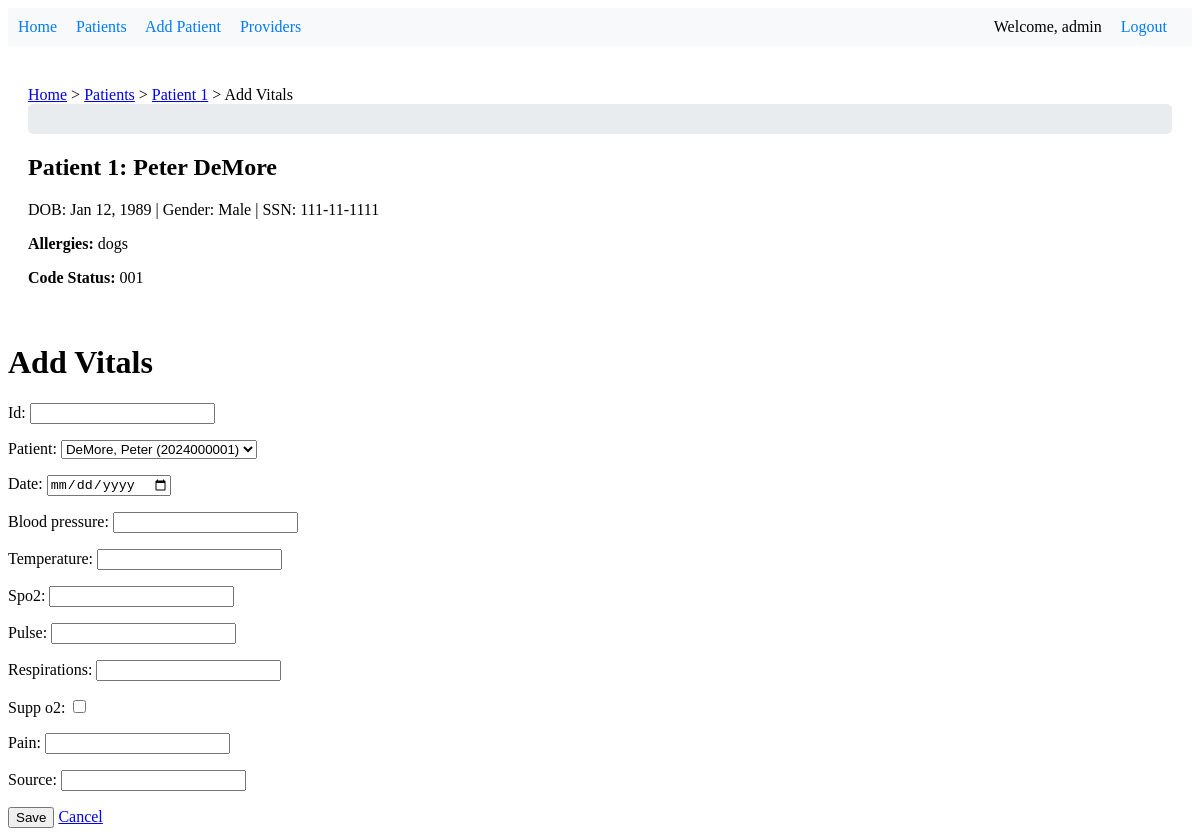
The app's page /patient/1/vitals/add/ (signed in) with its own data.
### patient_records/models.py (models this page shows, shortened)
class Patient(models.Model):
    GENDER_CHOICES = [
        ('M', 'Male'),
        ('F', 'Female'),
        ('O', 'Other'),
    ]
    id = models.AutoField(primary_key=True)
    date = models.DateField()
    allergies = models.TextField(blank=True, null=True)
    code_status = models.CharField(max_length=50, blank=True, null=True)
    poa_name = models.CharField(max_length=100)
    relationship = models.CharField(max_length=50, blank=True, null=True)
    poa_contact = models.CharField(max_length=100)
    veteran = models.BooleanField(default=False)
    veteran_spouse = models.BooleanField(default=False)
    marital_status = models.CharField(max_length=50, blank=True, null=True)
    street_address = models.CharField(max_length=255, blank=True, null=True)
    city = models.CharField(max_length=100, blank=True, null=True)
    state = models.CharField(max_length=100, blank=True, null=True)
    zip = models.CharField(max_length=20, blank=True, null=True)
    patient_phone = models.CharField(max_length=20, blank=True, null=True)
    patient_email = models.EmailField(blank=True, null=True)
    last_updated = models.DateTimeField(auto_now=True)
    modified_by = models.ForeignKey(User, on_delete=models.SET_NULL, null=True, blank=True)
    patient_number = models.CharField(max_length=10, unique=True, editable=False, null=True, blank=True)
    first_name = models.CharField(max_length=50, null=True, blank=True)
    middle_name = models.CharField(max_length=50, blank=True, null=True)
    last_name = models.CharField(max_length=50, null=True, blank=True)
    date_of_birth = models.DateField(null=True, blank=True)
    gender = models.CharField(max_length=1, choices=GENDER_CHOICES, null=True, blank=True)
    ssn = models.CharField(max_length=11, verbose_name="SSN", null=True, blank=True)
    height_cm = models.DecimalField(max_digits=5, decimal_places=2, verbose_name="Height (cm)", null=True, blank=True)
    height_inches = models.DecimalField(max_digits=5, decimal_places=2, verbose_name="Height (inches)", null=True, blank=True)
    def __str__(self):
        if self.first_name and self.last_name:
            return f"{self.last_name}, {self.first_name} ({self.patient_number})"
        return f"Patient {self.patient_number}"

class Vitals(models.Model):
    id = models.CharField(max_length=100, primary_key=True)
    patient = models.ForeignKey(Patient, on_delete=models.CASCADE)
    date = models.DateField()
    blood_pressure = models.CharField(max_length=20)
    temperature = models.FloatField()
    spo2 = models.FloatField()
    pulse = models.IntegerField()
    respirations = models.IntegerField()
    supp_o2 = models.BooleanField(default=False)
    pain = models.IntegerField()
    source = models.CharField(max_length=100)

### patient_records/views.py (the view)
# urls.py: path('patient/<str:patient_id>/vitals/add/', views.add_vitals, name='add_vitals'),
@login_required
def add_vitals(request, patient_id):
    patient = get_object_or_404(Patient, id=patient_id)
    breadcrumbs = [
        {'label': 'Patients', 'url': reverse('patient_list')},
        {'label': f'Patient {patient.id}', 'url': reverse('patient_detail', args=[patient.id])},
        {'label': 'Add Vitals', 'url': None}
    ]
    if request.method == 'POST':
        form = VitalsForm(request.POST)
        if form.is_valid():
            vitals = form.save(commit=False)
            vitals.patient = patient
            vitals.save()
            messages.success(request, 'Vitals added successfully!')
            return redirect('patient_detail', patient_id=patient_id)
    else:
        form = VitalsForm(initial={'patient': patient})
    context = {
        'form': form,
        'patient': patient,
        'breadcrumbs': breadcrumbs,
        'form_title': 'Add Vitals',
        'submit_label': 'Save Vitals',
        'cancel_url': reverse('patient_detail', args=[patient.id]),
        'confirmation_message': 'Are you sure you want to save these vitals?'
    }
    return render(request, 'patient_records/add_vitals.html', context)

### patient_records/forms.py
class VitalsForm(forms.ModelForm):
    class Meta:
        model = Vitals
        fields = '__all__'
        widgets = {
            'date': forms.DateInput(attrs={'type': 'date'}),
            'supp_o2': forms.CheckboxInput(),
        }

### patient_records/templates/patient_records/add_vitals.html (shortened to what this page needs)
{% extends 'patient_records/generic_form.html' %}

### patient_records/templates/patient_records/generic_form.html (shortened to what this page needs)
{% extends 'patient_records/base.html' %}
{% block content %}
{% include 'components/_breadcrumbs.html' %}
{% if patient %}
    {% include 'components/_patient_header.html' %}
{% endif %}
<h1>{{ form_title|default:"Data Entry" }}</h1>
<form method="post" onsubmit="return confirmSubmission()">
    {{ form.as_p }}
    <button type="submit">Save</button>
    {% if patient %}
        <a href="{% url 'patient_detail' patient.id %}">Cancel</a>
    {% else %}
        <a href="{% url 'home' %}">Cancel</a>
    {% endif %}
</form>
{% endblock %}

### patient_records/templates/components/_navigation.html
{% if user.is_authenticated %}
    <nav>
        <a href="{% url 'home' %}">Home</a>
        <a href="{% url 'patient_list' %}">Patients</a>
        <a href="{% url 'add_patient' %}">Add Patient</a>
        <a href="{% url 'provider_list' %}">Providers</a>
        <div class="user-nav">
            <span>Welcome, {{ user.username }}</span>
            <a href="{% url 'logout' %}">Logout</a>
        </div>
    </nav>
{% endif %}

### patient_records/templates/components/_patient_header.html
<div class="patient-header"></div>
    <h2>Patient {{ patient.id }}: {{ patient.first_name }} {{ patient.last_name }}</h2>
    <p>
        DOB: {{ patient.date_of_birth|date:"M d, Y" }} |
        Gender: {{ patient.get_gender_display }} |
        SSN: {{ patient.ssn }}
    </p>
    {% if patient.allergies %}
    <p><strong>Allergies:</strong> {{ patient.allergies }}</p>
    {% endif %}
    {% if patient.code_status %}
    <p><strong>Code Status:</strong> {{ patient.code_status }}</p>
    {% endif %}
</div>

### patient_records/templates/patient_records/base.html (style rules this page uses)
nav { background-color: #f8f9fa; padding: 10px; margin-bottom: 20px; }
nav a { margin-right: 15px; text-decoration: none; color: #007bff; }
.user-nav { float: right; }
.user-nav span { margin-right: 15px; }
.patient-header { background-color: #e9ecef; padding: 15px; margin-bottom: 20px; border-radius: 5px; }

### records on screen
Patient: id "1", first_name "Peter", last_name "DeMore", date_of_birth "Jan 12, 1989", gender "Male", ssn "111-11-1111", allergies "dogs", code_status "001"

### other values on screen
{{ user.username }} "admin"
{{ breadcrumb.label }} "Patients" "Patient 1"
{{ breadcrumb.label }} "Add Vitals"
